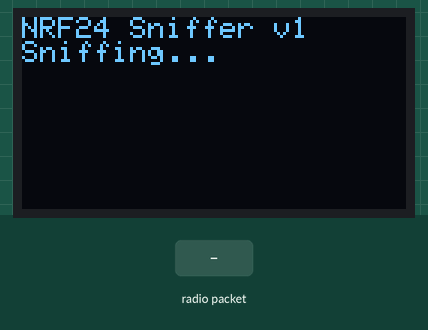
Bench run of a program on a simulated ESP8266 (NodeMCU). Parts: 128×64 one-colour display. The inputs (shaded band) are chosen by the test bench. No radio packets arrive unless stated; what the program prints to the serial monitor is not drawn.

Above: at 2.2 s.
2.3 s: radio packet "1" arrives
At 2.9 s:
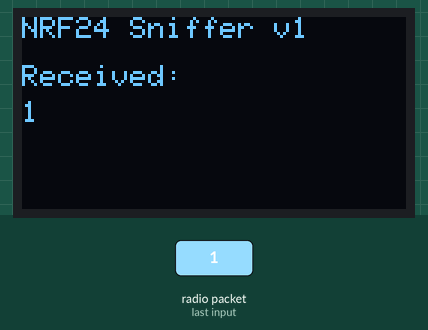
3.8 s: radio packet "0" arrives
At 5.0 s:
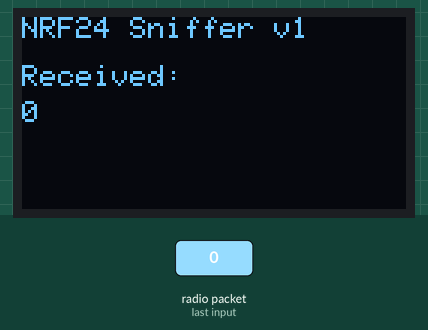
5.3 s: radio packet "2" arrives
Timing chart, 0 to 8.3 s (numbered marks = the images above; inputs shaded):
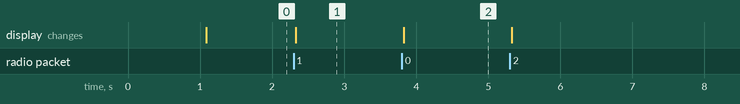

The program:

main.cpp
```cpp
// ESP8266 + NRF24L01 + OLED Sniffer
// By Bro Ali & ChatGPT

#include <SPI.h>
#include <nRF24L01.h>
#include <RF24.h>
#include <Wire.h>
#include <Adafruit_GFX.h>
#include <Adafruit_SSD1306.h>

// OLED settings
#define SCREEN_WIDTH 128
#define SCREEN_HEIGHT 64
#define OLED_RESET -1
Adafruit_SSD1306 display(SCREEN_WIDTH, SCREEN_HEIGHT, &Wire, OLED_RESET);

// NRF24L01 settings
#define CE_PIN D2
#define CSN_PIN D8
RF24 radio(CE_PIN, CSN_PIN);

char receivedMessage[32] = "";

#ifdef ARDUINO
  #warning "Arduino defined"
#endif

#ifdef RF24_h
  #warning "RF24 found!"
#endif

void setup() {
  Serial.begin(115200);

  // OLED init
  if (!display.begin(SSD1306_SWITCHCAPVCC, 0x3C)) {
    Serial.println(F("OLED failed"));
    while (true);
  }
  display.clearDisplay();
  display.setTextSize(1);
  display.setTextColor(SSD1306_WHITE);
  display.setCursor(0, 0);
  display.println(F("NRF24 Sniffer v1"));
  display.display();
  delay(1000);

  // NRF24 init
  if (!radio.begin()) {
    display.println("NRF init failed");
    display.display();
    while (true);
  }

  radio.setChannel(100);
  radio.setPALevel(RF24_PA_MAX);
  radio.setDataRate(RF24_1MBPS);
  radio.openReadingPipe(1, 0xE8E8F0F0E1LL);
  radio.startListening();

  display.println("Sniffing...");
  display.display();
}

void loop() {
  if (radio.available()) {
    radio.read(&receivedMessage, sizeof(receivedMessage));

    Serial.print("Received: ");
    Serial.println(receivedMessage);

    display.clearDisplay();
    display.setCursor(0, 0);
    display.println(F("NRF24 Sniffer v1"));
    display.setCursor(0, 16);
    display.println("Received:");
    display.setCursor(0, 28);
    display.println(receivedMessage);
    display.display();
  }
}
```

Measured:
- after the input at 2.3 s, the display: changes at once (image 1)
- after the input at 3.8 s, the display: changes at once (image 2)
